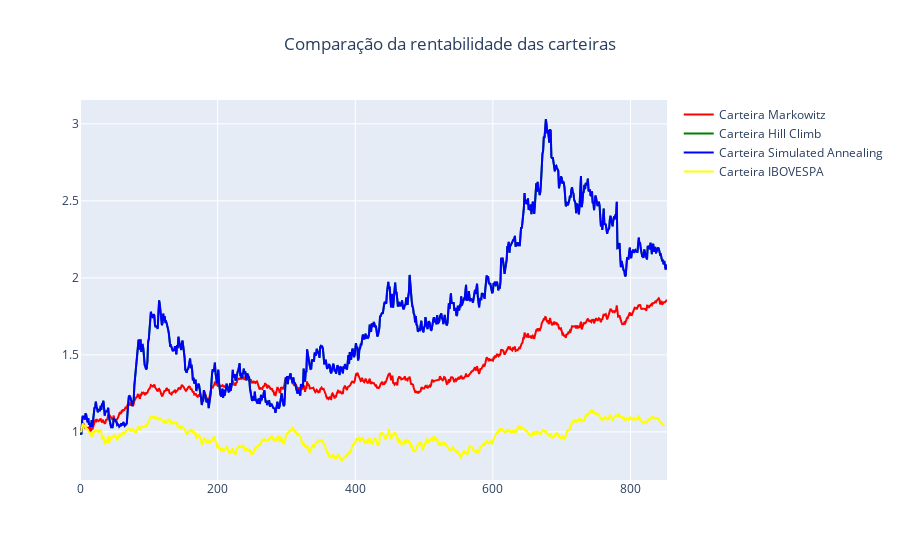

Write notebook code for a chart like this one.
### Code cell
# Criando gráfico das cotações
figura = px.line(title = 'Comparação da rentabilidade das carteiras')

for i, coluna in enumerate(df_carteira_normalizado.columns):
    figura.add_scatter(x=df_carteira_normalizado.index, y=df_carteira_normalizado[coluna], name=coluna, line=dict(color=cores[i]))


figura.update_layout(
    
    title_x=0.5
)

figura.show()

### Figure 1 — Plotly figure (JSON) as saved in the notebook; plotly's stock layout.template omitted (floating-point values rounded to 4 significant figures; data arrays with more than 128 entries replaced by an {"elided": "..."} marker saying what was removed)
{"data": [{"hovertemplate": "<extra></extra>", "legendgroup": "", "line": {"color": "#636efa", "dash": "solid"}, "marker": {"symbol": "circle"}, "mode": "lines", "name": "", "orientation": "v", "showlegend": false, "type": "scatter", "xaxis": "x", "yaxis": "y"}, {"line": {"color": "Red"}, "name": "Carteira Markowitz", "type": "scatter", "x": {"elided": "854 int values"}, "y": {"elided": "854 float values"}}, {"line": {"color": "Green"}, "name": "Carteira Hill Climb", "type": "scatter", "x": {"elided": "854 int values"}, "y": {"elided": "854 float values"}}, {"line": {"color": "Blue"}, "name": "Carteira Simulated Annealing", "type": "scatter", "x": {"elided": "854 int values"}, "y": {"elided": "854 float values"}}, {"line": {"color": "Yellow"}, "name": "Carteira IBOVESPA", "type": "scatter", "x": {"elided": "854 int values"}, "y": {"elided": "854 float values"}}], "layout": {"legend": {"tracegroupgap": 0}, "title": {"text": "Comparação da rentabilidade das carteiras", "x": 0.5}, "xaxis": {"anchor": "y", "domain": [0, 1]}, "yaxis": {"anchor": "x", "domain": [0, 1]}}}
